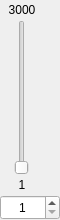
<?xml version="1.0" encoding="UTF-8"?>
<ui version="4.0">
 <class>DelaySpinSlider</class>
 <widget class="QWidget" name="DelaySpinSlider">
  <property name="geometry">
   <rect>
    <x>0</x>
    <y>0</y>
    <width>60</width>
    <height>220</height>
   </rect>
  </property>
  <property name="windowTitle">
   <string>Form</string>
  </property>
  <widget class="QLabel" name="max">
   <property name="geometry">
    <rect>
     <x>2</x>
     <y>0</y>
     <width>40</width>
     <height>20</height>
    </rect>
   </property>
   <property name="text">
    <string>3000</string>
   </property>
   <property name="alignment">
    <set>Qt::AlignCenter</set>
   </property>
  </widget>
  <widget class="QSpinBox" name="spin">
   <property name="geometry">
    <rect>
     <x>0</x>
     <y>195</y>
     <width>60</width>
     <height>25</height>
    </rect>
   </property>
   <property name="alignment">
    <set>Qt::AlignCenter</set>
   </property>
   <property name="minimum">
    <number>1</number>
   </property>
   <property name="maximum">
    <number>3000</number>
   </property>
   <property name="value">
    <number>1</number>
   </property>
  </widget>
  <widget class="QSlider" name="slider">
   <property name="geometry">
    <rect>
     <x>12</x>
     <y>20</y>
     <width>20</width>
     <height>155</height>
    </rect>
   </property>
   <property name="minimum">
    <number>1</number>
   </property>
   <property name="maximum">
    <number>3000</number>
   </property>
   <property name="value">
    <number>1</number>
   </property>
   <property name="orientation">
    <enum>Qt::Vertical</enum>
   </property>
  </widget>
  <widget class="QLabel" name="min">
   <property name="geometry">
    <rect>
     <x>2</x>
     <y>175</y>
     <width>40</width>
     <height>20</height>
    </rect>
   </property>
   <property name="text">
    <string>1</string>
   </property>
   <property name="alignment">
    <set>Qt::AlignCenter</set>
   </property>
  </widget>
 </widget>
 <resources/>
 <connections/>
</ui>
